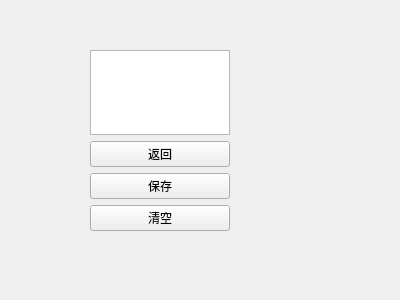
<?xml version="1.0" encoding="UTF-8"?>
<ui version="4.0">
 <class>UsrManagerUI_events</class>
 <widget class="QWidget" name="UsrManagerUI_events">
  <property name="windowModality">
   <enum>Qt::ApplicationModal</enum>
  </property>
  <property name="geometry">
   <rect>
    <x>0</x>
    <y>0</y>
    <width>400</width>
    <height>300</height>
   </rect>
  </property>
  <property name="windowTitle">
   <string>Form</string>
  </property>
  <widget class="QWidget" name="verticalLayoutWidget">
   <property name="geometry">
    <rect>
     <x>80</x>
     <y>40</y>
     <width>160</width>
     <height>201</height>
    </rect>
   </property>
   <layout class="QVBoxLayout" name="verticalLayout">
    <property name="leftMargin">
     <number>10</number>
    </property>
    <property name="topMargin">
     <number>10</number>
    </property>
    <property name="rightMargin">
     <number>10</number>
    </property>
    <property name="bottomMargin">
     <number>10</number>
    </property>
    <item>
     <widget class="QPlainTextEdit" name="plainTextEdit">
      <property name="acceptDrops">
       <bool>false</bool>
      </property>
      <property name="readOnly">
       <bool>true</bool>
      </property>
     </widget>
    </item>
    <item>
     <widget class="QPushButton" name="pbCancel">
      <property name="text">
       <string>返回</string>
      </property>
     </widget>
    </item>
    <item>
     <widget class="QPushButton" name="pbSaveTo">
      <property name="text">
       <string>保存</string>
      </property>
     </widget>
    </item>
    <item>
     <widget class="QPushButton" name="pbClear">
      <property name="text">
       <string>清空</string>
      </property>
     </widget>
    </item>
   </layout>
  </widget>
 </widget>
 <resources/>
 <connections/>
</ui>
